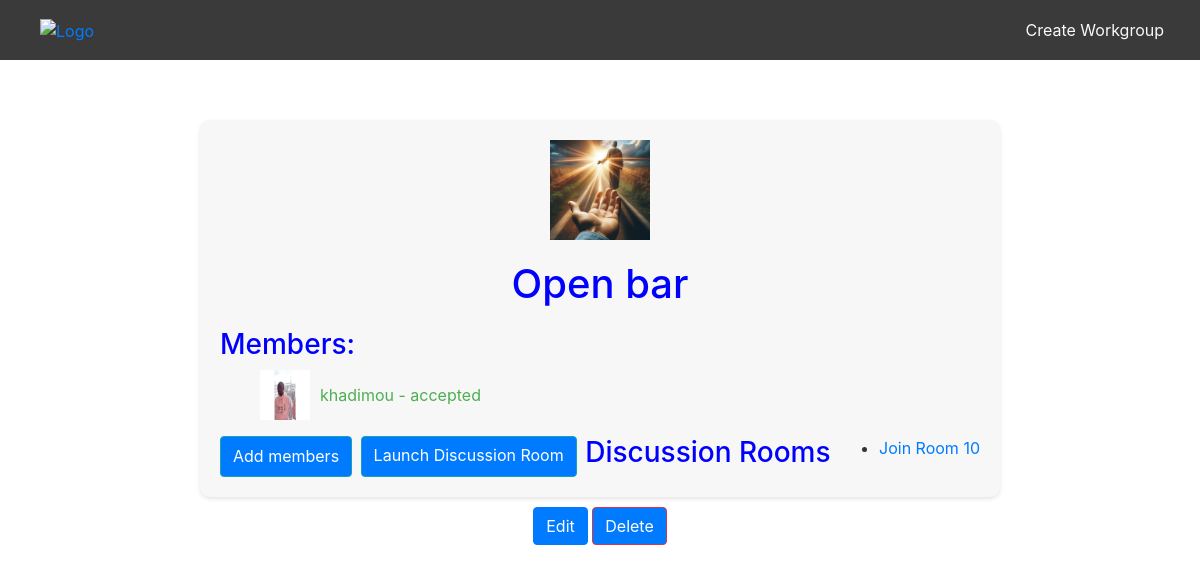
Before: /en/workgroups/21/ (signed in) with the older database file.
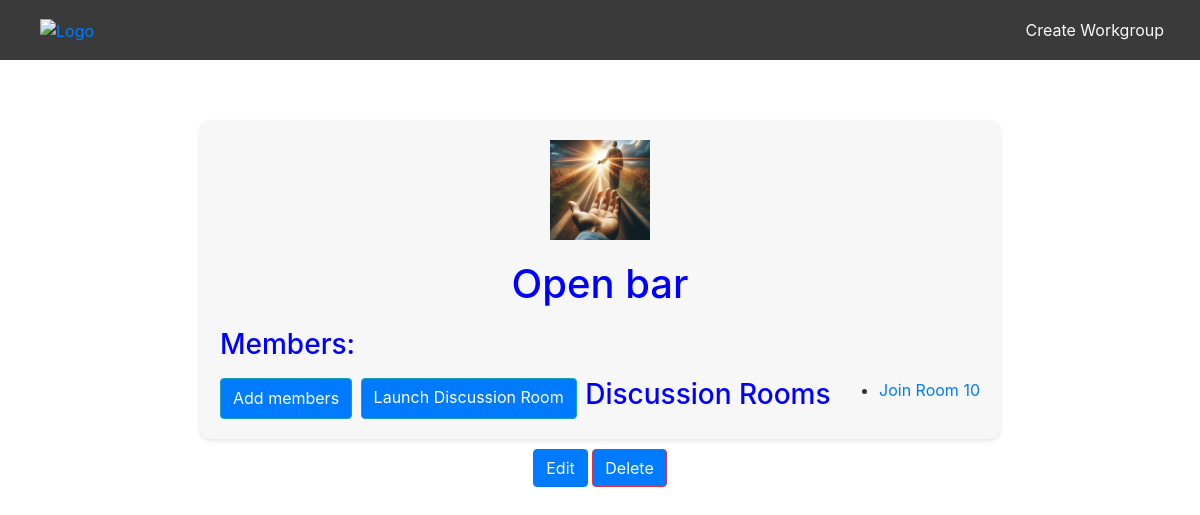
After: the same page with the newer database file.
### workgroup/models.py (models this page shows)
class WorkGroupMember(models.Model):
    status = models.CharField(max_length=20, choices=[('pending', 'Pending'), ('accepted', 'Accepted'), ('denied', 'Denied')])
    user = models.ForeignKey(User, on_delete=models.CASCADE)
    workgroup = models.ForeignKey(WorkGroup, on_delete=models.CASCADE)
    class Meta:
        unique_together = ('workgroup', 'user')

class ChatRoom(models.Model):
    workgroup = models.ForeignKey(WorkGroup, on_delete=models.CASCADE, related_name='chatrooms')
    created_at = models.DateTimeField(auto_now_add=True)

### smart_mentor/models.py (models this page shows, shortened)
class Profile(models.Model):
    GENDER_CHOICES = (
        ('MALE', _('Male')),
        ('FEMALE', _('Female')),
        ('OTHER', _('Other')),
    )
    user = models.OneToOneField(User, on_delete=models.CASCADE)
    avatar = models.ImageField(upload_to='avatars/', blank=True, default='static/images/pp.svg')
    birthdate = models.DateField(null=True)
    gender = models.CharField(max_length=6, choices=GENDER_CHOICES)
    country = CountryField(blank_label='(select country)', blank=True)
    education_level = models.CharField(max_length=100, blank=True)
    skills = models.TextField(max_length=100, blank=True)
    phone = models.CharField(max_length=20)
    bio = models.TextField(max_length=100, blank=True)
    social_media_links = models.URLField(max_length=200, blank=True)

### workgroup/views.py (the view)
# urls.py: path('workgroups/<int:pk>/', views.workgroup_detail, name='workgroup_detail'),
def workgroup_detail(request, pk):
    workgroup = get_object_or_404(WorkGroup, pk=pk)
    assistant_name = None
    assistant = get_assistant_for_workgroup(pk)
    if assistant:
        assistant_name = assistant.name
    try:
        member = WorkGroupMember.objects.get(workgroup=workgroup, user=request.user)
        is_allowed = member.status in ['pending', 'accepted']
        is_accepted = member.status == 'accepted'
    except WorkGroupMember.DoesNotExist:
        is_allowed = False
        is_accepted = False
    if workgroup.creator == request.user:
        is_allowed = True
    if not is_allowed:
        return HttpResponseForbidden("You are not authorised to view this group.")
    members_info = WorkGroupMember.objects.filter(workgroup=workgroup).select_related('user')
    chat_rooms = workgroup.chatrooms.all()
    return render(request, 'workgroup/classroom.html', {
        'workgroup': workgroup,
        'members_info': members_info,
        'is_creator': workgroup.creator == request.user,
        'is_accepted': is_accepted,
        'chat_rooms': chat_rooms,
        'assistant_name': assistant_name,
    })

### workgroup/views.py (called while the page is built)
def get_assistant_for_workgroup(workgroup_id):
    try:
        workgroup = WorkGroup.objects.get(id=workgroup_id)
        if workgroup.with_assistant:
            assistant = workgroup.assistants.first()
            return assistant
    except WorkGroup.DoesNotExist:
        return None
    return None

### templates/workgroup/classroom.html (shortened to what this page needs)
{% include "base_site.html" %}
{% load i18n %}
{% load static %}
{% block navbar %}
    {% include 'nav_workgroup.html' %}
{% endblock %}
{% block content %}
    <div class="workgroup-container">
        {% if workgroup.avatar %}
            <img src="{{ workgroup.avatar.url }}" alt="{{ workgroup.name }}" class="workgroup-avatar">
        {% endif %}
        <h1 class="workgroup-title">{{ workgroup.name }}</h1>
        <h3 class="members-title">{% trans 'Members:' %}</h3>
        <ul>
            {% for member in members_info %}
                <li style="display: flex; align-items: center; margin-bottom: 10px;">
                    <img src="{{ member.user.profile.avatar.url }}" alt="{{ member.user.username }}" class="avatar" style="width: 50px; height: 50px; margin-right: 10px;">
                    <span style="color: #4CAF50;">{{ member.user.username }} - {{ member.status }}</span>
                </li>
            {% endfor %}
        </ul>
    <div class="workgroup-actions">
        {% if is_creator %}
            <button data-workgroup-id="{{ workgroup.id }}" id="addMembersButton" class="btn btn-info">{% trans 'Add members' %}</button>
            <a href="{% url 'create_chat_room' workgroup.id %}" class="btn btn-info">{% trans 'Launch Discussion Room' %}</a>
            <h3>{% trans 'Discussion Rooms' %}</h3>
            <ul>
                {% for chat_room in chat_rooms %}
                    <li>
                        <a href="{% url 'chat_room' chat_room.id %}">{% trans 'Join Room' %} {{ chat_room.id }}</a>
                    </li>
                {% endfor %}
            </ul>
        {% endif %}
    </div>
    </div>
    {% if is_creator %}
        <div class="workgroup-edit-actions">
            <a href="{% url 'edit_workgroup' workgroup.id %}" class="btn btn-primary">{% trans 'Edit' %}</a>
            <a href="{% url 'delete_workgroup' workgroup.id %}" class="btn btn-danger">{% trans 'Delete' %}</a>
        </div>
    {% endif %}
{% endblock %}

Changed rows visible on the page:
removed WorkGroupMember: user.profile.avatar (picture), user.username "khadimou", status "accepted"
